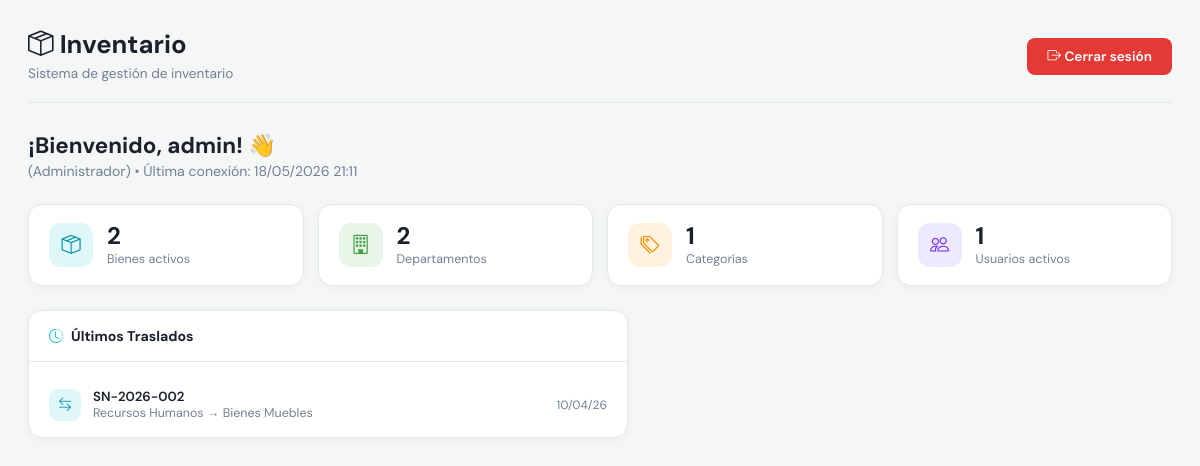
The page /inicio.php (signed in) on the database its author committed.
### tables this page shows
CREATE TABLE `traslados` (
  `id_movimiento` int(11) NOT NULL,
  `id_articulo` int(11) NOT NULL,
  `id_departamento_origen` int(11) NOT NULL,
  `id_departamento_destino` int(11) NOT NULL,
  `fecha_movimiento` timestamp NOT NULL DEFAULT CURRENT_TIMESTAMP,
  `motivo` text,
  `id_usuario_responsable` int(11) NOT NULL
);

CREATE TABLE `bienes` (
  `id_articulo` int(11) NOT NULL,
  `id_categoria` int(11) NOT NULL,
  `id_departamento` int(11) NOT NULL,
  `serial` varchar(100) NOT NULL,
  `nombre` varchar(150) NOT NULL DEFAULT '',
  `especificaciones` longtext,
  `estado` enum('excelente','bueno','regular','malo','baja') NOT NULL DEFAULT 'bueno',
  `fecha_adquisicion` date DEFAULT NULL,
  `valor_adquisicion` decimal(10,2) DEFAULT NULL,
  `moneda` varchar(10) DEFAULT '$',
  `observaciones` text,
  `fecha_registro` timestamp NOT NULL DEFAULT CURRENT_TIMESTAMP,
  `id_usuario_registro` int(11) NOT NULL,
  `activo` tinyint(1) NOT NULL DEFAULT '1'
);

CREATE TABLE `departamentos` (
  `id_departamento` int(11) NOT NULL,
  `nombre_departamento` varchar(100) NOT NULL,
  `descripcion` text,
  `responsable` varchar(100) DEFAULT NULL,
  `activo` tinyint(1) NOT NULL DEFAULT '1'
);

### inicio.php (the view, shortened to what this page needs)
<?php
$partes   = explode(' ', $_SESSION['nombre_completo']);
$es_admin = $_SESSION['nivel_acceso'] === 'admin';
require 'db.php';
$totalBienes        = $pdo->query("SELECT COUNT(*) FROM bienes WHERE activo = 1")->fetchColumn();
$totalDepartamentos = $pdo->query("SELECT COUNT(*) FROM departamentos WHERE activo = 1")->fetchColumn();
$totalCategorias    = $pdo->query("SELECT COUNT(*) FROM categorias WHERE activo = 1")->fetchColumn();
$totalUsuarios      = $pdo->query("SELECT COUNT(*) FROM usuarios WHERE activo = 1")->fetchColumn();
$stmtTras = $pdo->query("
    SELECT t.fecha_movimiento,
           b.serial,
           d1.nombre_departamento AS origen,
           d2.nombre_departamento AS destino
    FROM   traslados t
    JOIN   bienes b        ON t.id_articulo           = b.id_articulo
    JOIN   departamentos d1 ON t.id_departamento_origen  = d1.id_departamento
    JOIN   departamentos d2 ON t.id_departamento_destino = d2.id_departamento
    ORDER  BY t.fecha_movimiento DESC
    LIMIT  5
");
$traslados = $stmtTras->fetchAll(PDO::FETCH_ASSOC);
?>
<!DOCTYPE html>
<html lang="es">
<head>
    <link rel="stylesheet" href="https://cdn.jsdelivr.net/npm/bootstrap-icons@1.11.0/font/bootstrap-icons.css">
</head>
<body>
<div class="header">
    <div class="header-left">
        <h1><i class="bi bi-box-seam"></i> Inventario</h1>
        <p>Sistema de gestión de inventario</p>
    </div>
    <div class="header-right">
        <a href="logout.php"><i class="bi bi-box-arrow-right"></i> Cerrar sesión</a>
    </div>
</div>
<div class="greeting">
    <h2>¡Bienvenido, <?= htmlspecialchars($partes[0]) ?>! 👋</h2>
    <p><?= $es_admin ? '(Administrador)' : '(Usuario)' ?> • Última conexión: <?= date('d/m/Y H:i') ?></p>
</div>
<div class="stats">
    <div class="stat-card">
        <div class="stat-icon cyan"><i class="bi bi-box-seam"></i></div>
        <div>
            <div class="stat-value"><?= $totalBienes ?></div>
            <div class="stat-label">Bienes activos</div>
        </div>
    </div>
    <div class="stat-card">
        <div class="stat-icon green"><i class="bi bi-building"></i></div>
        <div>
            <div class="stat-value"><?= $totalDepartamentos ?></div>
            <div class="stat-label">Departamentos</div>
        </div>
    </div>
    <div class="stat-card">
        <div class="stat-icon amber"><i class="bi bi-tags"></i></div>
        <div>
            <div class="stat-value"><?= $totalCategorias ?></div>
            <div class="stat-label">Categorías</div>
        </div>
    </div>
    <div class="stat-card">
        <div class="stat-icon purple"><i class="bi bi-people"></i></div>
        <div>
            <div class="stat-value"><?= $totalUsuarios ?></div>
            <div class="stat-label">Usuarios activos</div>
        </div>
    </div>
</div>
<div class="bottom-grid">
    <div class="panel">
        <div class="panel-head"><i class="bi bi-clock-history"></i> Últimos Traslados</div>
        <div class="panel-body">
            <?php if (empty($traslados)): ?>
                <div class="empty"><i class="bi bi-inbox"></i> Sin traslados registrados aún.</div>
            <?php else: ?>
                <?php foreach ($traslados as $t): ?>
                <div class="mov-item">
                    <div class="mov-dot"><i class="bi bi-arrow-left-right"></i></div>
                    <div>
                        <div class="mov-serial"><?= htmlspecialchars($t['serial']) ?></div>
                        <div class="mov-ruta"><?= htmlspecialchars($t['origen']) ?> → <?= htmlspecialchars($t['destino']) ?></div>
                    </div>
                    <div class="mov-fecha"><?= date('d/m/y', strtotime($t['fecha_movimiento'])) ?></div>
                </div>
                <?php endforeach; ?>
            <?php endif; ?>
        </div>
    </div>
</div>
</body>
</html>

### inicio.php (style rules this page uses)
:root { --cyan: #00bcd4; --cyan-d: #0097a7; --cyan-l: #e0f7fa; --bg: #f4f7f6; --surface: #fff; --border:#e2e8f0; --text: #1a202c; --muted: #718096; --green: #43a047; --amber: #fb8c00; --red: #e53935; --purple: #7c3aed; }
*, *::before, *::after { box-sizing: border-box; margin: 0; padding: 0; }
body { background: var(--bg); font-family: 'DM Sans', sans-serif; color: var(--text); padding: 28px; }
.header { display: flex; justify-content: space-between; align-items: center; margin-bottom: 28px; padding-bottom: 20px; border-bottom: 1px solid var(--border); }
.header-left h1 { font-size: 1.6rem; font-weight: 700; margin-bottom: 4px; }
.header-left p { color: var(--muted); font-size: 0.85rem; }
.header-right a { padding: 10px 20px; background: var(--red); color: white; border-radius: 8px; text-decoration: none; font-size: 0.85rem; font-weight: 600; transition: background 0.2s; }
.greeting { margin-bottom: 24px; }
.greeting h2 { font-size: 1.4rem; font-weight: 700; margin-bottom: 2px; }
.greeting p { color: var(--muted); font-size: 0.88rem; }
.stats { display: grid; grid-template-columns: repeat(auto-fit, minmax(200px, 1fr)); gap: 14px; margin-bottom: 24px; }
.stat-card { background: var(--surface); border-radius: 14px; border: 1px solid var(--border); padding: 18px 20px; box-shadow: 0 2px 10px rgba(0,0,0,0.04); display: flex; align-items: center; gap: 14px; }
.stat-icon { width: 44px; height: 44px; border-radius: 12px; display: flex; align-items: center; justify-content: center; font-size: 1.2rem; flex-shrink: 0; }
.stat-icon.cyan { background: var(--cyan-l); color: var(--cyan-d); }
.stat-icon.green { background: #e8f5e9; color: var(--green); }
.stat-icon.amber { background: #fff3e0; color: var(--amber); }
.stat-icon.purple { background: #ede9fe; color: var(--purple); }
.stat-value { font-size: 1.5rem; font-weight: 700; line-height: 1; }
.stat-label { font-size: 0.78rem; color: var(--muted); margin-top: 3px; }
.bottom-grid { display: grid; grid-template-columns: 1fr; gap: 14px; max-width: 600px; }
.panel { background: var(--surface); border-radius: 14px; border: 1px solid var(--border); box-shadow: 0 2px 10px rgba(0,0,0,0.04); overflow: hidden; }
.panel-head { padding: 16px 20px; border-bottom: 1px solid var(--border); font-size: 0.88rem; font-weight: 700; display: flex; align-items: center; gap: 8px; color: var(--text); }
.panel-head i { color: var(--cyan); }
.panel-body { padding: 16px 20px; }
.mov-item { display: flex; align-items: center; gap: 12px; padding: 10px 0; border-bottom: 1px solid #f7fafc; font-size: 0.83rem; }
.mov-item:last-child { border-bottom: none; padding-bottom: 0; }
.mov-dot { width: 32px; height: 32px; border-radius: 9px; background: var(--cyan-l); color: var(--cyan-d); display: flex; align-items: center; justify-content: center; font-size: 0.85rem; flex-shrink: 0; }
.mov-serial { font-weight: 600; color: var(--text); }
.mov-ruta { color: var(--muted); font-size: 0.78rem; }
.mov-fecha { margin-left: auto; font-size: 0.75rem; color: var(--muted); white-space: nowrap; }

### rows shown on the page
traslados: id_articulo.serial "SN-2026-002", id_departamento_origen.nombre_departamento "Recursos Humanos", id_departamento_destino.nombre_departamento "Bienes Muebles", fecha_movimiento "10/04/26"

### other values the page prints
$partes[0] "admin"
$totalBienes "2"
$totalDepartamentos "2"
$totalCategorias "1"
$totalUsuarios "1"
